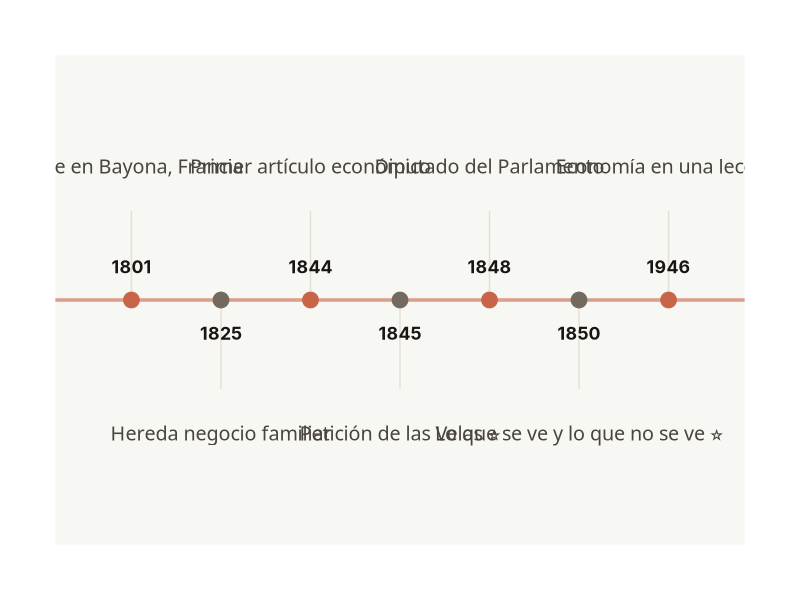

The R script that drew this image:
## ---- chunk 1
#| warning: false
#| echo: false
#| fig-width: 10
#| fig-height: 5

library(ggplot2)
library(dplyr)

# 1. Preparar los datos
timeline_data <- data.frame(
  year = c(1801, 1825, 1844, 1845, 1848, 1850, 1946),
  event = c("Nace en Bayona, Francia", 
            "Hereda negocio familiar", 
            "Primer artículo económico", 
            "Petición de las Velas ⭐", 
            "Diputado del Parlamento", 
            "Lo que se ve y lo que no se ve ⭐", 
            "Economía en una lección"),
  side = c(1, -1, 1, -1, 1, -1, 1) 
)

# Creamos un índice para que los puntos se distribuyan equitativamente
timeline_data <- timeline_data %>%
  mutate(idx = row_number())

# 2. Crear el gráfico
timeline_plot <- ggplot(timeline_data, aes(x = idx, y = 0)) +
  # Línea central
  geom_hline(yintercept = 0, color = "#c86448", linewidth = 1.2, alpha = 0.6) +
  # Segmentos verticales
  geom_segment(aes(x = idx, xend = idx, y = 0, yend = side * 0.4), 
               color = "#e6dfd5", linetype = "solid") +
  # Puntos
  geom_point(aes(color = factor(side)), size = 5) +
  # Años (Inter)
  geom_text(aes(y = side * 0.15, label = year), 
            family = "Inter", fontface = "bold", size = 4.5, color = "#1a1512") +
  # Eventos (Crimson Pro) 
  geom_text(aes(y = side * 0.6, label = event), 
            family = "Crimson Pro", size = 5, lineheight = 0.9, color = "#4a443e") +
  # Colores y Escalas
  scale_color_manual(values = c("#73695f", "#c86448")) +
  expand_limits(y = c(-1, 1), x = c(0.5, 7.5)) +
  theme_void() + 
  theme(
    legend.position = "none",
    plot.margin = margin(40, 40, 40, 40),
    panel.background = element_rect(fill = "#f7f7f4", color = NA)
  )

print(timeline_plot)
